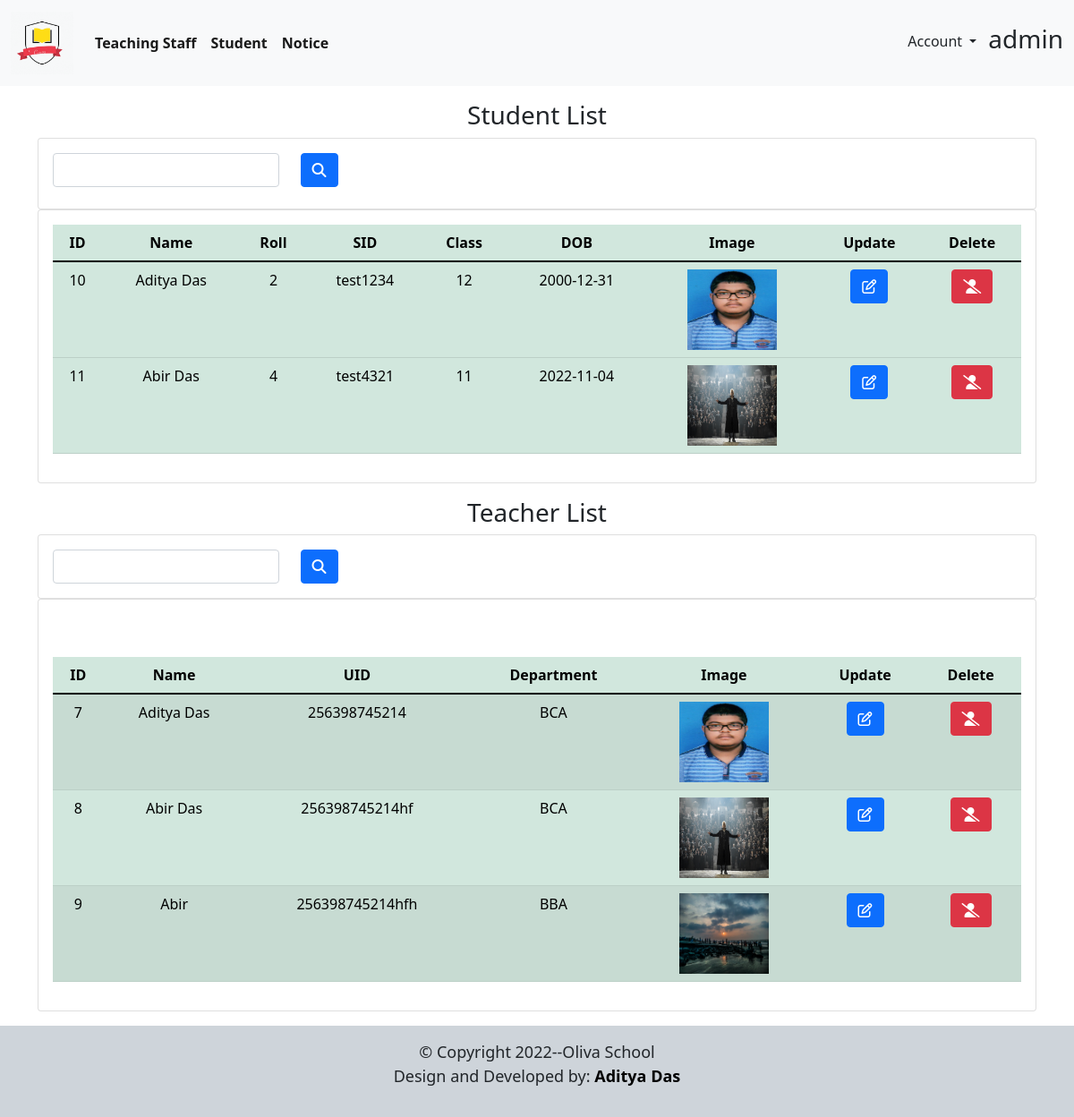
The app's page /Admin/admin (signed in) with its own data.
### tables this page shows
CREATE TABLE `student` (
  `id` int(11) NOT NULL,
  `Name` varchar(100) NOT NULL,
  `Roll` varchar(100) NOT NULL,
  `StudentID` varchar(100) NOT NULL,
  `Class` varchar(100) NOT NULL,
  `DOB` varchar(100) NOT NULL,
  `Image` varchar(100) NOT NULL,
  `Street` varchar(100) NOT NULL,
  `City` varchar(100) NOT NULL,
  `State` varchar(100) NOT NULL,
  `Zip` varchar(100) NOT NULL
);

CREATE TABLE `teacher` (
  `id` int(11) NOT NULL,
  `Name` varchar(100) NOT NULL,
  `TeacherID` varchar(100) NOT NULL,
  `Department` varchar(100) NOT NULL,
  `Image` varchar(100) NOT NULL,
  `Phone` varchar(100) NOT NULL,
  `Street` varchar(100) NOT NULL,
  `City` varchar(100) NOT NULL,
  `State` varchar(100) NOT NULL,
  `Zip` varchar(100) NOT NULL
);

### Admin/admin.php (the view, shortened to what this page needs)
<!DOCTYPE html>
<html lang="en">
<head>
  <link rel="stylesheet" href="../Resorce/bootstrap.css">
  <link rel="stylesheet" href="https://cdnjs.cloudflare.com/ajax/libs/font-awesome/6.2.0/css/all.min.css">
  <link rel="stylesheet" href="../Resorce/style.css">
</head>
<body>
  <div id="con">
    <div id="main">
    <nav class="navbar navbar-expand-lg navbar-light bg-light">
    <div class="container-fluid">
      <a class="navbar-brand" href="admin"><img src="../Resorce/logo.gif" style="height: 70px;" alt=""></a>
      <div class="collapse navbar-collapse" id="navbarSupportedContent">
        <ul class="navbar-nav me-auto mb-2 mb-lg-0">
          <li class="nav-item">
            <b><a class="nav-link active" aria-current="page" href="teachermanage">Teaching Staff</a></b>
          </li>
          <li class="nav-item">
            <b><a class="nav-link active" aria-current="page" href="studentmanage">Student</a></b>
          </li>
          <li class="nav-item">
            <b><a class="nav-link active" aria-current="page" href="uplodenotice">Notice</a></b>
          </li>
        </ul>
        <div class="d-flex">
          <div class="dropdown float-right ">
            <button class="btn btn-transparent dropdown-toggle" type="button" id="dropdownMenu2" data-bs-toggle="dropdown" aria-expanded="false">
              Account
            </button>
          </div>
          <h3><?php if (isset($_SESSION['admin'])) {
                echo  $_SESSION['admin'];
              } ?></h3>
        </div>
      </div>
    </div>
  </nav>
  <div class="container">
    <div class="row">
      <h3 class="text-center mt-3">Student List</h3>
      <div class="container">
        <div class="row">
          <div class="col-md-12">
            <div class="card">
              <div class="card-body">
                <div class="row">
                  <div class="col-md-6">
                    <form action="" method="POST">
                      <div class="row">
                      <div class="col">
                          <input type="text" name="search" class="form-control" id="exampleInputEmail1" aria-describedby="emailHelp">
                      </div>
                      <div class="col">
                      <button type="submit" name="search-btn" id="btn" class="btn btn-primary mb-2 "><i class="fa-solid fa-magnifying-glass"></i></button>
                      </div>
                      </div>
                    </form>
                  </div>
                </div>
              </div>
            </div>
          </div>
        </div>
      </div>
      <div class="col-md-12">
        <div class="card">
          <div class="card-body">
            <div class="row">
              <div class="col-md-12">
                  <div class="table-responsive">
      <table class="table table-success ">
        <thead class="text-center">
          <th scope="col">ID</th>
          <th scope="col">Name</th>
          <th scope="col">Roll</th>
          <th scope="col">SID</th>
          <th scope="col">Class</th>
          <th scope="col">DOB</th>
          <th scope="col">Image</th>
          <th scope="col">Update</th>
          <th scope="col">Delete</th>
        </thead>
        <tbody class="text-center">
          <?php
          include 'db.php';
          $record = mysqli_query($conn, "SELECT * FROM `student`");
          while ($row = mysqli_fetch_array($record))
            echo "
      <tr>
      <td>$row[id]</td>
      <td>$row[Name]</td>
      <td>$row[Roll]</td>
      <td>$row[StudentID]</td>
      <td>$row[Class]</td>
      <td>$row[DOB]</td>
      <td><img src='$row[Image]' height= '90px' width='100px'></td>
      <td><a href='Supdate.php?ID=$row[id]' class='btn btn-primary'><i class='fa-regular fa-pen-to-square'></i></a></td>
      <td><a href='Sdelete.php?ID=$row[id]' class='btn btn-danger'><i class='fa-solid fa-user-slash'></i></a></td>
      </tr>
      ";
          ?>
        </tbody>
      </table>
      </div>
      </div>
          </div>
        </div>
      </div>
    </div>
  </div>
    </div>
  </div>
  <div class="container">
    <div class="row">
      <h3 class="text-center mt-3">Teacher List</h3>
      <div class="container">
        <div class="row">
          <div class="col-md-12">
            <div class="card">
              <div class="card-body">
                <div class="row">
                  <div class="col-md-6">
                    <form action="" method="POST">
                      <div class="row">
                      <div class="col">
                          <input type="text" name="search1" class="form-control" aria-describedby="emailHelp">
                      </div>
                      <div class="col">
                      <button type="submit" name="search-btn-btn" class="btn btn-primary"><i class="fa-solid fa-magnifying-glass"></i></button>
                      </div>
                      </div>
                    </form>
                  </div>
                </div>
              </div>
            </div>
          </div>
        </div>
      </div>
      <div class="col-md-12 mb-3">
        <div class="card">
          <div class="card-body">
            <div class="row">
              <div class="col-md-12">
                  <div class="table-responsive">
      <table class="table table-success table-striped mt-5">
        <thead class="text-center">
          <th>ID</th>
          <th>Name</th>
          <th>UID</th>
          <th>Department</th>
          <th>Image</th>
          <th>Update</th>
          <th>Delete</th>
        </thead>
        <tbody class="text-center">
          <?php
          include 'db.php';
          $Record = mysqli_query($conn, "SELECT * FROM `teacher`");
          while ($row = mysqli_fetch_array($Record))
            echo "
      <tr>
      <td>$row[id]</td>
      <td>$row[Name]</td>
      <td>$row[TeacherID]</td>
      <td>$row[Department]</td>
      <td><img src='$row[Image]' height= '90px' width='100px'></td>
      <td><a href='Tupdate.php?Id=$row[id]' class='btn btn-primary'><i class='fa-regular fa-pen-to-square'></a></td>
      <td><a href='Tdelete.php?Id=$row[id]' class='btn btn-danger'><i class='fa-solid fa-user-slash'></a></td>
      </tr>
      ";
          ?>
        </tbody>
      </table>
      </div>
      </div>
          </div>
        </div>
      </div>
    </div>
    </div>
  </div>
    </div>
  <footer class="bg-light text-center text-lg-start">
  <div class="text-center p-3" style="background: #ced4da; font-size: 18px;">
  © Copyright <script>document.write(new Date().getFullYear())</script>--Oliva School
  <p>Design and Developed by: <a href="https://www.linkedin.com/in/aditya-das-513883222?lipi=urn%3Ali%3Apage%3Ad_flagship3_profile_view_base_contact_details%3BJ57FP0esQ0WqqQX6Wx2s8w%3D%3D" target="_blank" style="text-decoration: none; font-weight: bold; color: black;">Aditya Das</a></p>
  </div>
</footer>
</body>
</html>

### Resorce/style.css (style rules this page uses)
.navbar-nav { margin-right: 100px; }

### records on screen
student: id "10", Name "Aditya Das", Roll "2", StudentID "test1234", Class "12", DOB "2000-12-31", Image (picture)
student: id "11", Name "Abir Das", Roll "4", StudentID "test4321", Class "11", DOB "2022-11-04", Image (picture)
teacher: id "7", Name "Aditya Das", TeacherID "256398745214", Department "BCA", Image (picture)
teacher: id "8", Name "Abir Das", TeacherID "256398745214hf", Department "BCA", Image (picture)
teacher: id "9", Name "Abir", TeacherID "256398745214hfh", Department "BBA", Image (picture)

### other values on screen
$_SESSION['admin'] "admin"
